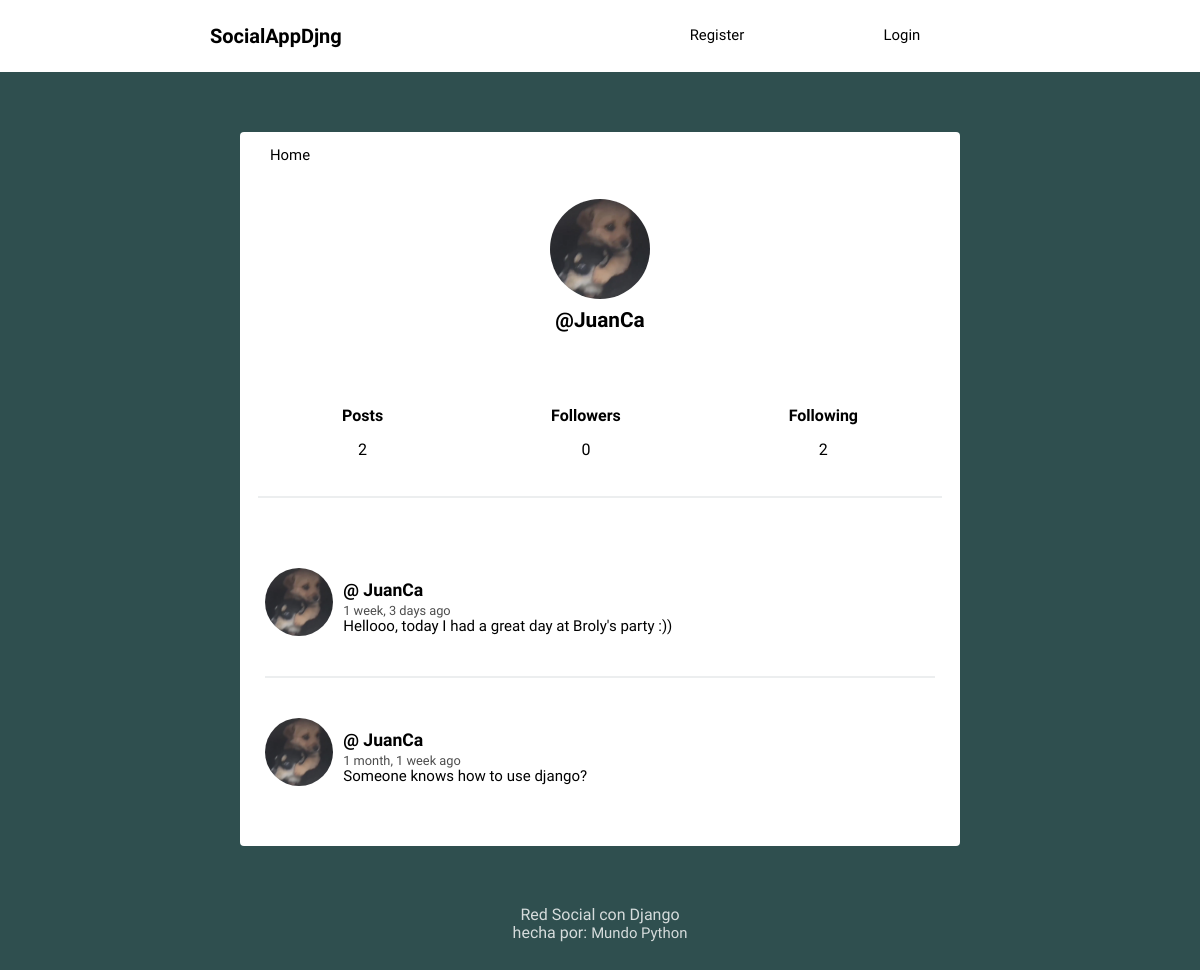
The app's page /profile/JuanCa/ with its own data.
### Social/models.py (models this page shows, shortened)
class Profile(models.Model):
    user = models.OneToOneField(User, on_delete=models.CASCADE) #USER + user default my django + delete
    image = models.ImageField(default='batman.png')
    def following(self):
        user_ids = Relationship.objects.filter(from_user=self.user).values_list('to_user_id', flat=True)
        return User.objects.filter(id__in=user_ids)
    def followers(self):
        user_ids = Relationship.objects.filter(to_user=self.user).values_list('from_user_id', flat=True)
        return User.objects.filter(id__in=user_ids)

class Post(models.Model):
    user = models.ForeignKey(User , on_delete=models.CASCADE, related_name='posts')
    timestamp = models.DateTimeField(default=timezone.now)
    content = models.TextField()
    class Meta:
        ordering = ['-timestamp']

### Social/views.py (the view)
# urls.py: path('profile/', views.profile, name='profile'),
def profile(request, username=None):
    current_user = request.user
    if username and username != current_user:
        user = User.objects.get(username=username)
        posts = user.posts.all()
    else:
        posts = current_user.posts.all()
        user = current_user
    return render(request,'Social/profile.html', {'user':user, 'posts':posts})

### Social/templates/social/profile.html (shortened to what this page needs)
{% extends 'social/feed.html' %}
{% block content %}
<div class="profile">
	<img src="{{ user.profile.image.url }}">
	<h2>@{{ user.username }}</h2>
</div>
<div class="follow">
	<div>
		<h5>Posts</h5>
		<p>{{ user.posts.count }}</p>
	</div>
	<div>
		<h5>Followers</h5>
		<p>{{ user.profile.followers.count }}</p>
	</div>
	<div>
		<h5>Following</h5>
		<p>{{ user.profile.following.count }}</p>
	</div>
</div>
{{ block.super }}
{% endblock %}

### Social/templates/social/feed.html (shortened to what this page needs)
{% extends 'social/layout.html' %}
{% load humanize %}
{% block content %}
{% for post in posts %}
<article>
    <div class="container-article">
        <img src="{{ post.user.profile.image.url }}">
        <div>
            <h2 class="username"><a href="{% url 'profile' post.user.username %}">@ {{ post.user.username }} </a></h2>
            <time data-time="#">{{post.timestamp| naturaltime}}</time>
            <div class="post">{{post.content}}</div>
        </div>
    </div>
</article>
{% endfor %}
{% endblock %}

### Social/static/style.css (style rules this page uses)
body { background: #2F4F4F; font-size: 62.5%; font-family: 'Varela Round', Helvetica, Arial, serif; }
h5 { font-size: 1rem; margin-bottom: 0; }
p { font-size: 1rem; }
img { object-fit: cover; }
a { font-size: .93rem; text-decoration: none; color: black; }
article { width: 93%; margin: auto; padding: 40px 0; border-bottom: 2px solid #ECEEEF; }
.username { margin-bottom: .2rem; }
.username a { font-size: 1.1rem; }
.container-article { display: flex; }
.container-article img { height: 68px; width: 68px; margin-right: 10px; border-radius: 50%; }
article:last-child { border-bottom: 0; }
time { font-size: .8rem; opacity: .7; }
.post { font-size: .94rem; }
.profile { display: flex; align-items: center; flex-direction: column; }
.profile img { height: 100px; width: 100px; margin-right: 10px; border-radius: 50%; margin: 20px; }
.profile h2 { margin-top: -10px; font-size: 1.3rem; }
.follow { display: flex; width: 95%; justify-content: space-around; margin: 30px auto; text-align: center; border-bottom: 2px solid #ECEEEF; padding-bottom: 20px; }

### records on screen
Post: user.profile.image (picture), user.username "JuanCa", timestamp "1 week, 3 days ago", content "Hellooo, today I had a great day at Broly's party :))"
Post: user.profile.image (picture), user.username "JuanCa", timestamp "1 month, 1 week ago", content "Someone knows how to use django?"

### other values on screen
{{ user.username }} "JuanCa"
{{ user.posts.count }} "2"
{{ user.profile.followers.count }} "0"
{{ user.profile.following.count }} "2"
